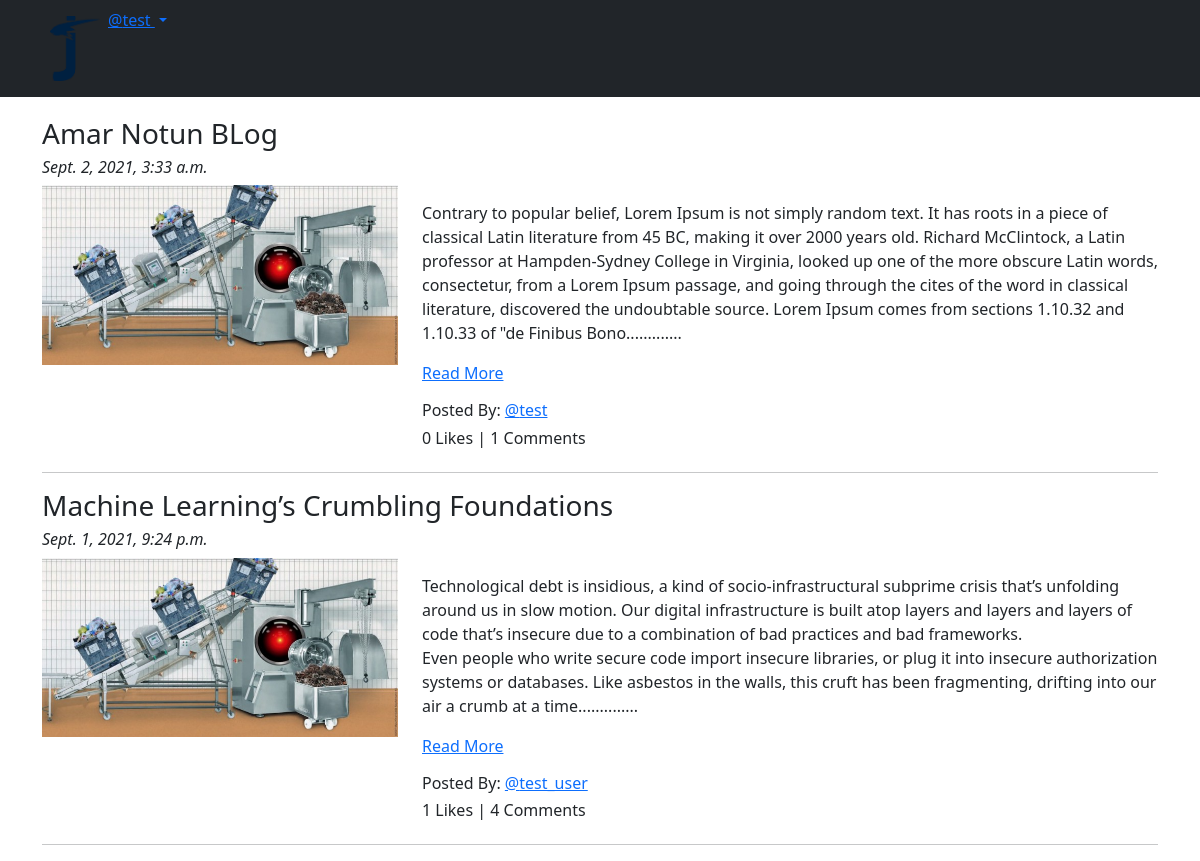
Page /blog/ (signed in) on the committed database.
### App_Blog/models.py (models this page shows, shortened)
class Blog(models.Model):
    author = models.ForeignKey(User, on_delete=models.CASCADE, related_name='post_author')
    blog_title = models.CharField(max_length=264, verbose_name="Put a Title")
    slug = models.SlugField(max_length=264, unique=True)
    blog_content = models.TextField(verbose_name="What is on your mind?")
    blog_image = models.ImageField(upload_to='blog_images', verbose_name="Image")
    publish_date = models.DateTimeField(auto_now_add=True)
    update_date = models.DateTimeField(auto_now=True)
    class Meta:
        ordering = ['-publish_date']

### App_Blog/views.py (the view)
# urls.py: path('', views.BlogList.as_view(), name='blog_list'),
class BlogList(ListView):
    context_object_name='blogs'
    model= Blog
    template_name='App_Blog/blog_list.html'

### App_Blog/templatetags/custom_filters.py (called while the page is built)
def range_filter(value):
    return value[0:500]+ "............."

### templates/App_Blog/blog_list.html (shortened to what this page needs)
{% extends 'base.html' %}
{% load custom_filters %}
{% block body_block %}
{% for blog in blogs %}
<h3>{{blog.blog_title}}</h3>
<h6><i>{{blog.publish_date}}</i></h6>
<div class="row">
  <div class="col-sm-4">
    <img src="/media/{{blog.blog_image}}" alt="{{blog.blog_title}}" title="{{blog.blog_title}}" width="100%">
  </div>
  <div class="col-sm-8">
    <p>{{blog.blog_content|range_filter|linebreaks}} <a href="{% url 'App_Blog:blog_details' slug=blog.slug %}">Read More</a></p>
    <h6>Posted By: <a href="#">@{{blog.author}}</a></h6>
    <h6>{{blog.liked_blog.count}} Likes | {{blog.blog_comment.count}} Comments</h6>
  </div>
</div>
<hr>
{% endfor %}
{% endblock %}

### templates/base.html (shortened to what this page needs)
<!DOCTYPE html>
<html lang="en" dir="ltr">
<head>
  <link href="https://cdn.jsdelivr.net/npm/bootstrap@5.1.0/dist/css/bootstrap.min.css" rel="stylesheet">
  <link rel="stylesheet" href="https://cdnjs.cloudflare.com/ajax/libs/font-awesome/4.7.0/css/font-awesome.min.css">
</head>
<body>
  <nav class="navbar navbar-expand-lg navbar-dark bg-dark">
    <div class="container">
      <div class="collapse navbar-collapse" id="navbarNav">
        <ul class="navbar-nav justify-content">
          <li class="nav-item">
            <a class="nav-link" href="{% url 'index' %}"><img src="/media/logo.png" width="50px"></a>
          </li>
          {% if user.is_authenticated %}
          <div class="dropdown">
            <a class="dropdown-toggle" href="#" id="dropdownMenuLink" data-bs-toggle="dropdown" aria-expanded="false">
              @{{ user.username }}
            </a>
          </div>
          {% endif %}
        </ul>
      </div>
    </div>
  </nav>
  <div class="container" style="padding-top:20px">
    {% block body_block %}
    {% endblock %}
  </div>
</body>
</html>

### rows in the picture
Blog: blog_title "Amar Notun BLog", publish_date "Sept. 2, 2021, 3:33 a.m.", blog_image (picture), blog_content|range_filter "Contrary to popular belief, Lorem Ipsum is not simply random text. It has roots in a piece of classical Latin literature from 45 BC, making it over 2000 years old. Richard McClintock, a Latin professor at Hampden-Sydney College in Virginia, looked up one of the more obscure Latin words, consectetur, from a Lorem Ipsum passage, and going through the cites of the word in classical literature, discovered the undoubtable source. Lorem Ipsum comes from sections 1.10.32 and 1.10.33 of \"de Finibus Bono.............", author "test", liked_blog.count "0", blog_comment.count "1"
Blog: blog_title "Machine Learning’s Crumbling Foundations", publish_date "Sept. 1, 2021, 9:24 p.m.", blog_image (picture), blog_content|range_filter "Technological debt is insidious, a kind of socio-infrastructural subprime crisis that’s unfolding around us in slow motion. Our digital infrastructure is built atop layers and layers and layers of code that’s insecure due to a combination of bad practices and bad frameworks. Even people who write secure code import insecure libraries, or plug it into insecure authorization systems or databases. Like asbestos in the walls, this cruft has been fragmenting, drifting into our air a crumb at a time..............", author "test_user", liked_blog.count "1", blog_comment.count "4"

### other values in the picture
{{ user.username }} "test"
